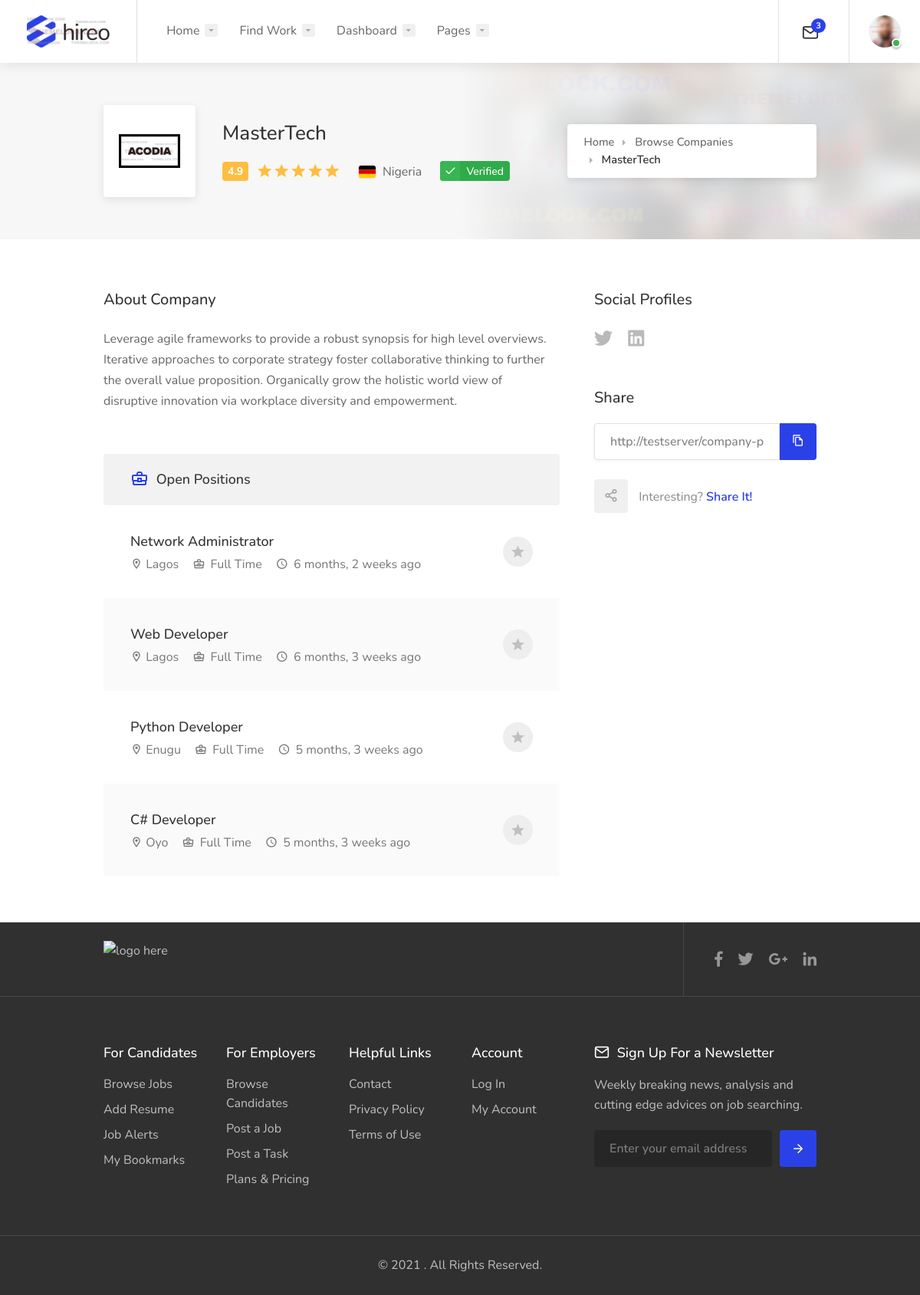
Page /company-profile/6/ (signed in) on the committed database.
### techjobi/models.py (models this page shows)
class Company(models.Model):
    user = models.OneToOneField(User, null=True, on_delete=CASCADE)
    username = models.CharField(max_length=255, blank=True)
    first_name = models.CharField(max_length=255, blank=True)
    last_name = models.CharField(max_length=255, blank=True)
    email = models.EmailField(max_length=254, blank=True)
    company_email = models.CharField(max_length=255, blank=True)
    account_type = models.CharField(max_length=255, blank=True)
    company_name = models.CharField(max_length=255, blank=True)
    country = models.CharField(max_length=255, blank=True)
    location = models.CharField(max_length=255, blank=True)
    company_description = models.TextField( blank=True)
    file_upload = models.FileField(blank=True)
    entry_date = models.DateField(auto_now_add=True )
    update_date = models.DateField(auto_now=True)
    class Meta:
        db_table = 'company'

class JobPost(models.Model):
    job_title = models.CharField(max_length=255, blank=True)
    job_type_choices = [
        ('Full Time', 'Full Time'),
        ('Part Time', 'Part Time'),
        ('Temporary', 'Temporary'),
    ]
    job_type = models.CharField(
        max_length=50,
        choices=job_type_choices
    )
    job_category_choices = [
        ('IT', 'IT'),
        ('Digital', 'Digital '),
    ]
    job_category = models.CharField(
        max_length=100,
        choices=job_category_choices
    )
    company_name = models.CharField(max_length=255, blank=True)
    location = models.CharField(max_length=255, blank=True)
    salary1 = models.FloatField(blank=True)
    salary2 = models.FloatField(blank=True)
    tags = models.CharField(max_length=255, blank=True)
    job_description = models.TextField( blank=True)
    file_upload = models.FileField(blank=True)
    status_choices = [
        ('Approved', 'Approved'),
        ('Expired', 'Expired'),
    ]
    status = models.CharField(
        max_length=50,
        default= 'Pending Approval',
        blank=True,
        choices=status_choices
    )
    deadline = models.DateField(null=True, blank=True )
    entry_date = models.DateField(auto_now_add=True )
    update_date = models.DateField(auto_now=True)
    class Meta:
        db_table = 'post'

### techjobi/views.py (the view)
# urls.py: path('company-profile/<str:pk>/', views.company_profile, name='company_profile'),
@login_required(login_url ='index')
def company_profile(request, pk):
    viewer = request.user
    count = Profile.objects.get(username='Obiora')
    company_view = count.company_view
    count.company_view = count.company_view + 1
    count.save()
    company_details = Company.objects.get(id = pk)
    company_name = company_details.company_name
    posts = JobPost.objects.filter(company_name = company_name)
    form = PostForm(instance = company_details)
    context = {"company_details":company_details, "today":today, "posts":posts }
    return render(request, 'job/single-company-profile.html', context)

### techjobi/templates/job/single-company-profile.html (shortened to what this page needs)
{% extends "base/base.html" %}
{% load static %}
		{% block header %}
		{% include "base/header.html" %}
		{% endblock %}
		{% block content %}
<div class="single-page-header" data-background-image="images/single-company.jpg">
	<div class="container">
		<div class="row">
			<div class="col-md-12">
				<div class="single-page-header-inner">
					<div class="left-side">
						<div class="header-image"><img src="images/browse-companies-03.png" alt=""></div>
						<div class="header-details">
							<h3>{{company_details.company_name}} </h3>
							<ul>
								<li><div class="star-rating" data-rating="4.9"></div></li>
								<li><img class="flag" src="images/flags/de.svg" alt=""> {{company_details.country}}</li>
								<li><div class="verified-badge-with-title">Verified</div></li>
							</ul>
						</div>
					</div>
					<div class="right-side">
						<nav id="breadcrumbs" class="white">
							<ul>
								<li><a href="#">Home</a></li>
								<li><a href="#">Browse Companies</a></li>
								<li>{{company_details.company_name}}</li>
							</ul>
						</nav>
					</div>
				</div>
			</div>
		</div>
	</div>
</div>
		<div class="container">
			<div class="row">
				<div class="col-xl-8 col-lg-8 content-right-offset">
					<div class="single-page-section">
						<h3 class="margin-bottom-25">About Company</h3>
						<p>{{company_details.company_description}}</p>
				</div>
					<div class="boxed-list margin-bottom-60">
						<div class="boxed-list-headline">
							<h3> Open Positions</h3>
						</div>
						<div class="listings-container compact-list-layout">
							{% for post in posts %}
							<a href="single-job-page.html" class="job-listing">
								<div class="job-listing-details">
									<div class="job-listing-description">
										<h3 class="job-listing-title">{{post.job_title}}</h3>
										<div class="job-listing-footer">
											<ul>
												<li><i class="icon-material-outline-location-on"></i> {{post.location}}</li>
												<li><i class="icon-material-outline-business-center"></i> {{post.job_type}}</li>
												<li><i class="icon-material-outline-access-time"></i> {{ post.entry_date|timesince:today }} ago </li>
											</ul>
										</div>
									</div>
								</div>
								<span class="bookmark-icon"></span>
							</a>
							{% endfor %}
						</div>
					</div>
				</div>
				<div class="col-xl-4 col-lg-4">
					<div class="sidebar-container">
						<div class="sidebar-widget">
							<h3>Social Profiles</h3>
							<div class="freelancer-socials margin-top-25">
								<ul>
									<li><a href="#" title="Twitter" data-tippy-placement="top"><i class="icon-brand-twitter"></i></a></li>
									<li><a href="#" title="Linkedin" data-tippy-placement="top"><i class="icon-brand-linkedin"></i></a></li>
								</ul>
							</div>
						</div>
						<div class="sidebar-widget">
							<h3>Share</h3>
							<div class="copy-url">
								<input id="copy-url" type="text" value="" class="with-border">
								<button class="copy-url-button ripple-effect" data-clipboard-target="#copy-url" title="Copy to Clipboard" data-tippy-placement="top"><i class="icon-material-outline-file-copy"></i></button>
							</div>
							<div class="share-buttons margin-top-25">
								<div class="share-buttons-trigger"><i class="icon-feather-share-2"></i></div>
								<div class="share-buttons-content">
									<span>Interesting? <strong>Share It!</strong></span>
								</div>
							</div>
						</div>
					</div>
				</div>
			</div>
		</div>
		{% endblock %}
	{% block footer %}
	{% include "base/footer.html" %}
	{% endblock %}

### techjobi/static/css/colors/blue.css (style rules this page uses)
a, .header-widget .log-in-button:hover i, .notification-text span.color, .header-notifications-content .notification-text span.color, ul.user-menu-small-nav li a:hover, ul.user-menu-small-nav li a:hover i, #navigation ul li:hover a:after, #navigation ul li a.current, #navigation ul li a.current:after, #navigation ul li:hover a, #breadcrumbs ul li a:hover, #breadcrumbs.white ul li a:hover, .single-page-header .header-details li a:hover, .blog-post-content h3 a:hover, #posts-nav li a:hover, .task-tags span, .freelancer-detail-item a:hover, .list-4 li:before, .list-3 li:before, .list-2 li:before, .list-1 li:before, .share-buttons-content span strong, .keyword, .banner-headline strong.color, .category-box-icon, .recommended .pricing-plan-label, .recommended .pricing-plan-label strong, .boxed-widget.summary li.total-costs span, .testimonial-box:before, .single-counter h3, .popup-tabs-nav li.active a, .dialog-with-tabs .forgot-password:hover, .dropdown-menu > li > a:hover, .dropdown-menu > .active > a, .dropdown-menu > .active > a:hover, .bootstrap-select .dropdown-menu li.selected a span.check-mark:before, .bootstrap-select .dropdown-menu li.selected:hover a span.check-mark:before, .boxed-list-headline h3 i, .boxed-list-item .item-details .detail-item a:hover, .job-overview .job-overview-inner ul li i, .dashboard-nav ul:before, .dashboard-nav ul li.active-submenu a i, .dashboard-nav ul li.active a i, .dashboard-nav ul li:hover a i, .dashboard-nav ul li.active-submenu a, .dashboard-nav ul li:hover a, .dashboard-nav ul li.active a, .dashboard-nav ul li.active-submenu a:after, .dashboard-nav ul li.active a:after, .dashboard-nav ul li:hover a:after, .dashboard-box .headline h3 i, .help-icon, .header-widget .log-in-button:hover, .header-widget .log-in-button:hover i { color:#2a41e8; }
#backtotop a, .header-notifications-trigger span, a.header-notifications-button, #navigation ul ul.dropdown-nav ul.dropdown-nav li:hover a:after, #navigation ul ul.dropdown-nav li:hover a:after, .mm-menu em.mm-counter, .language-switcher.bootstrap-select.btn-group.open button, .language-switcher.bootstrap-select.btn-group button:hover, .footer-links ul li a span:before, .newsletter button, .pagination ul li a.current-page, a.blog-post-info:hover, #posts-nav li a:hover span, .comment-by a.reply:hover, .contact-address-headline:after, .enable-filters-button span, .enable-filters-button i, .job-listing.with-apply-button:hover .list-apply-button, .letters-list a.current, span.button, button.button, input[type="button"], input[type="submit"], a.button, .list-1 li:before, mark.color, table.basic-table th, .copy-url .copy-url-button, .keyword-input-container .keyword-input-button, .tags-container input[type="checkbox"]:checked + label, input:checked + .switch-button, .radio input[type="radio"] + label .radio-label:after, .uploadButton .uploadButton-button:hover, .pricing-plan .button:hover, .pricing-plan.recommended .button, .pricing-plan .recommended-badge, .payment-tab-trigger > input:checked ~ label::after, .breathing-icon, .icon-box-check, .testimonial-author span, .qtyInc:hover, .qtyDec:hover, #sign-in-dialog .mfp-close:hover, #small-dialog-1 .mfp-close:hover, #small-dialog-2 .mfp-close:hover, #small-dialog-3 .mfp-close:hover, #small-dialog-4 .mfp-close:hover, #small-dialog .mfp-close:hover, .slider-selection, .cluster-visible, .marker-container, .custom-zoom-in:hover, .custom-zoom-out:hover, #geoLocation:hover, #streetView:hover, #scrollEnabling:hover, #scrollEnabling.enabled, a.apply-now-button, a.attachment-box:hover, .freelancer-indicators .indicator-bar span, .dashboard-nav ul li span.nav-tag, .dashboard-box .button.dark:not(.ico):hover, .messages-inbox ul li:before, .message-by h5 i, .message-bubble.me .message-text { background-color:#2a41e8; }
.transparent-header #navigation > ul li:hover ul li:hover a:after, .transparent-header #navigation > ul li:hover a:after, .transparent-header #navigation > ul li a.current:after, .compact-list-layout .job-listing:before, .tasks-list-container.compact-list .task-listing:before, .compact-list.freelancers-list-layout .freelancer:before, .accordion-header, .tabs-header, .intro-search-field .field-title, .category-box:hover, .photo-box:hover:before, .photo-box.small .photo-box-content span, .slick-prev:hover, .slick-next:hover, .bootstrap-select.btn-group .bs-actionsbox div button:hover { background:#2a41e8; }

### rows in the picture
Company: company_name "MasterTech", country "Nigeria", company_description "Leverage agile frameworks to provide a robust synopsis for high level overviews. Iterative approaches to corporate strategy foster collaborative thinking to further the overall value proposition. Organically grow the holistic world view of disruptive innovation via workplace diversity and empowerment."
JobPost: job_title "Network Administrator", location "Lagos", job_type "Full Time", entry_date "6 months, 2 weeks"
JobPost: job_title "Web Developer", location "Lagos", job_type "Full Time", entry_date "6 months, 3 weeks"
JobPost: job_title "Python Developer", location "Enugu", job_type "Full Time", entry_date "5 months, 3 weeks"
JobPost: job_title "C# Developer", location "Oyo", job_type "Full Time", entry_date "5 months, 3 weeks"
